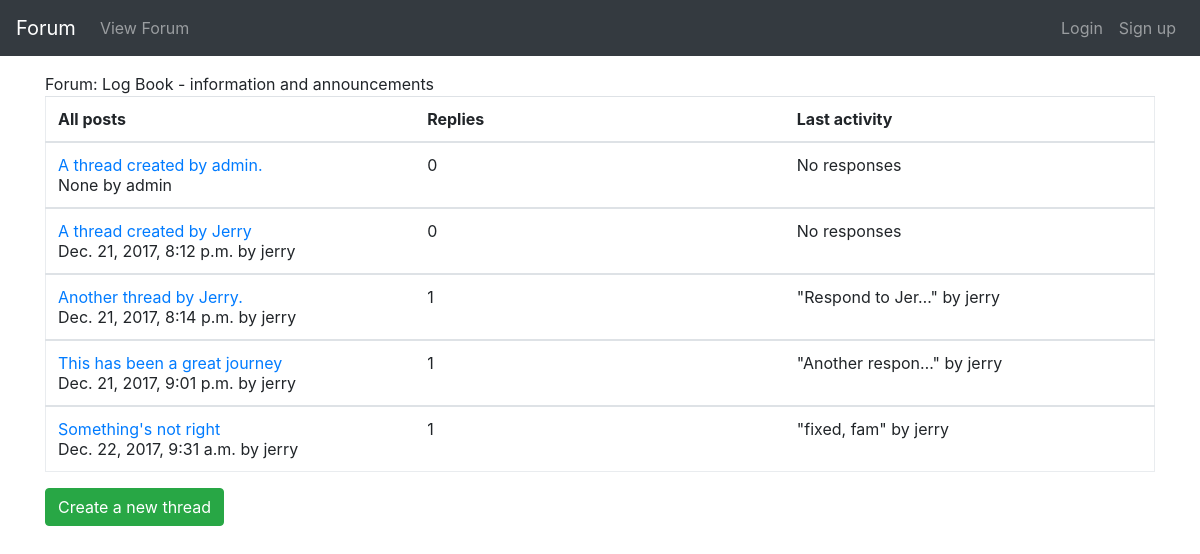
/forumapp/forum/1, run on an earlier commit of the app's database.
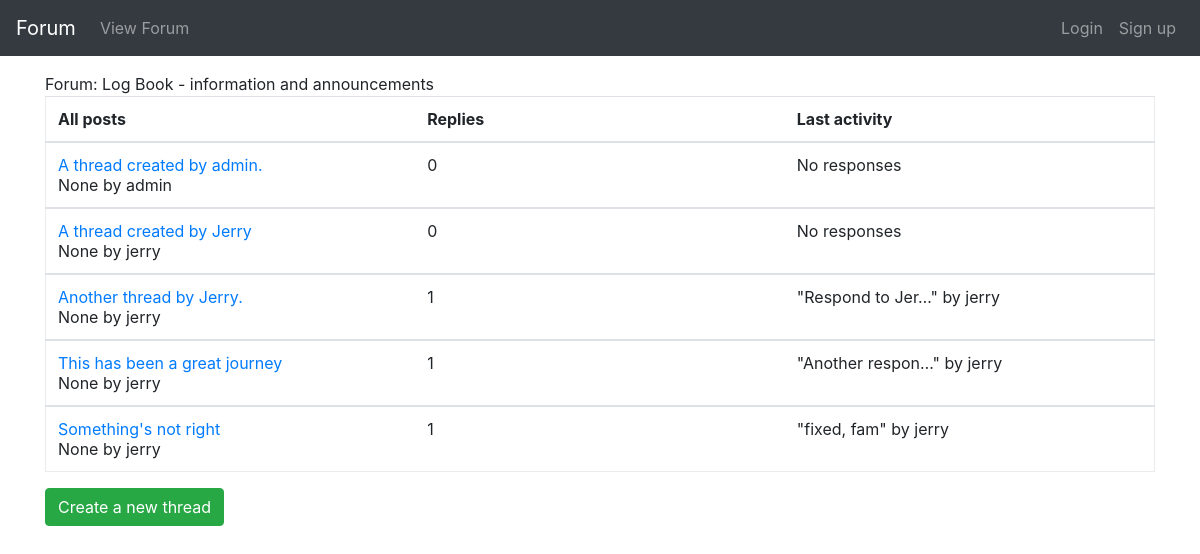
And on a later commit of the database.
### forumapp/models.py (models this page shows, shortened)
class Forum(models.Model):
    name = models.CharField(max_length=30, unique=True)
    description = models.TextField(max_length=200)
    section = models.ForeignKey(
        ForumSection,
        null=True,
        on_delete=models.SET_NULL
    )

class ForumSection(models.Model):
    name = models.CharField(max_length=30)

class Thread(models.Model):
    name = models.CharField(max_length=100)
    forum = models.ForeignKey(Forum, null=True, on_delete=models.SET_NULL)
    class Meta:
        permissions = [
            ('can_remove_any_thread', 'Can remove ANY thread.'),
        ]

class ThreadResponse(models.Model):
    thread = models.ForeignKey(Thread, null=True, on_delete=models.SET_NULL)
    created_datetime = models.DateTimeField(null=True)
    responder = models.ForeignKey(User, null=True, on_delete=models.SET_NULL)
    message = models.TextField(max_length=1000)

### forumapp/views.py (the view)
def forum(request, pk):
    thread_list = Thread.objects.filter(forum=pk)
    return render(
        request,
        'forumapp/thread_list.html',
        context={
            'thread_list': thread_list,
            'forum': Forum.objects.get(id=pk)
        }
    )

### forumapp/templates/forumapp/thread_list.html
{% extends "forumapp/base.html" %}
{% block content %}
<div>Forum: {{ forum.name }} - {{forum.section.name }}</div>
{% if thread_list %}
<table class="table forum-table">
    <thead>
    <tr>
        <th>All posts</th>
        <th>Replies</th>
        <th>Last activity</th>
    </tr>
    </thead>
    {% for thread in thread_list %}
    <tbody>
    <tr>
        <td>
            <a href="{% url 'thread-view' thread.forum.id thread.id %}">
                {{ thread.name }} <br />
            </a>
            {{ thread.threadresponse_set.first.created_datetime }} by {{ thread.threadresponse_set.first.responder }}
        </td>
        <td>{{ thread.threadresponse_set.all|length|add:"-1" }}</td>
        {% if thread.threadresponse_set.all|length > 1 %}
        <td>"{{ thread.threadresponse_set.last.message|truncatechars:15 }}" by {{ thread.threadresponse_set.last.responder }}</td>
        {% else %}
        <td>No responses</td>
        {% endif %}
    </tr>
    </tbody>
    {% endfor %}
</table>
{% else %}
<div>No threads.</div>
{% endif %}
<a
    href="{% url 'new-thread' forum.id %}"
    class="btn btn-success"
    role="button"
>Create a new thread</a>
{% endblock %}

### forumapp/templates/forumapp/base.html (shortened to what this page needs)
<html>
<head>
    {% load static %}
    <link rel="stylesheet" type="text/css"
          href="{% static 'forumapp/css/style.css' %}"/>
    <link rel="stylesheet"
          href="https://maxcdn.bootstrapcdn.com/bootstrap/4.0.0-beta.2/css/bootstrap.min.css"
>
</head>
<body>
<nav class="navbar navbar-expand-md bg-dark navbar-dark">
    <a class="navbar-brand" href="{% url 'index' %}">Forum</a>
    <div class="collapse navbar-collapse" id="collapsibleNavbar">
        <ul class="navbar-nav">
            <li class="nav-item">
                <a class="nav-link" href="{% url 'forums' %}">View Forum</a>
            </li>
        </ul>
        <ul class="navbar-nav ml-auto">
            <li class="nav-item">
                {% if user.is_authenticated %}
                <a class="nav-link" href="{% url 'logout' %}">Logout</a>
                {% else %}
                <a class="nav-link" href="{% url 'login' %}">Login</a>
                {% endif %}
            </li>
            {% if user.is_authenticated %}
            <li class="nav-item">
                <a class="nav-link">Logged as {{ user }}</a>
            </li>
            {% else %}
            <li class="nav-item">
                <a class="nav-link" href="{% url 'signup' %}">Sign up</a>
            </li>
            {% endif %}
        </ul>
    </div>
</nav>
<div class="container">
    {% block content %}
    {% endblock %}
</div>
</body>
</html>

### forumapp/static/forumapp/css/style.css (style rules this page uses)
.forum-table { table-layout: fixed; border-collapse: collapse; border: 1px solid #e9ecef; }
nav { margin-bottom: 1rem; }

What changed in the data, as far as the page shows it:
changed through a linked row, Thread "A thread created by Jerry": threadresponse_set.first.created_datetime "Dec. 21, 2017, 8:12 p.m." → "None"
changed through a linked row, Thread "Another thread by Jerry.": threadresponse_set.first.created_datetime "Dec. 21, 2017, 8:14 p.m." → "None"
changed through a linked row, Thread "This has been a great journey": threadresponse_set.first.created_datetime "Dec. 21, 2017, 9:01 p.m." → "None"
changed through a linked row, Thread "Something's not right": threadresponse_set.first.created_datetime "Dec. 22, 2017, 9:31 a.m." → "None"
